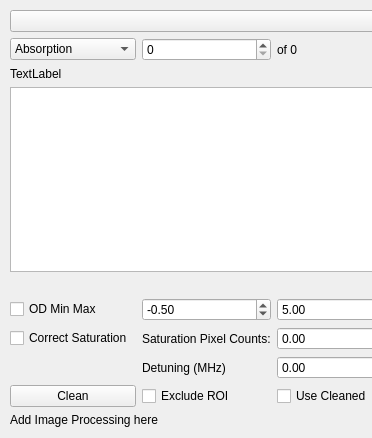
<?xml version="1.0" encoding="UTF-8"?>
<ui version="4.0">
 <author>Shreyas Potnis</author>
 <class>ImageBrowser</class>
 <widget class="QWidget" name="ImageBrowser">
  <property name="geometry">
   <rect>
    <x>0</x>
    <y>0</y>
    <width>372</width>
    <height>438</height>
   </rect>
  </property>
  <property name="windowTitle">
   <string>Form</string>
  </property>
  <widget class="QWidget" name="gridLayoutWidget">
   <property name="geometry">
    <rect>
     <x>10</x>
     <y>10</y>
     <width>392</width>
     <height>417</height>
    </rect>
   </property>
   <layout class="QGridLayout" name="gridLayout">
    <item row="10" column="1">
     <widget class="QLabel" name="satPixelCountLabel">
      <property name="text">
       <string>Saturation Pixel Counts:</string>
      </property>
     </widget>
    </item>
    <item row="10" column="0">
     <widget class="QCheckBox" name="correctSaturationCheckBox">
      <property name="text">
       <string>Correct Saturation</string>
      </property>
     </widget>
    </item>
    <item row="4" column="0" colspan="3">
     <widget class="QPlainTextEdit" name="commentTextEdit">
      <property name="toolTip">
       <string>Add Comments to this file.
Add tags using t:. For example t:probe_scan.</string>
      </property>
      <property name="plainText">
       <string/>
      </property>
     </widget>
    </item>
    <item row="11" column="2">
     <widget class="QDoubleSpinBox" name="detuningSpin"/>
    </item>
    <item row="6" column="2">
     <widget class="QDoubleSpinBox" name="odMaxSpin">
      <property name="toolTip">
       <string>Any pixel with OD greater than this will be set to this.</string>
      </property>
      <property name="minimum">
       <double>-10.000000000000000</double>
      </property>
      <property name="value">
       <double>5.000000000000000</double>
      </property>
     </widget>
    </item>
    <item row="13" column="0" colspan="3">
     <widget class="QLabel" name="label">
      <property name="text">
       <string>Add Image Processing here</string>
      </property>
     </widget>
    </item>
    <item row="2" column="1">
     <widget class="QSpinBox" name="imageIndexSpin">
      <property name="toolTip">
       <string>Jump to a given index</string>
      </property>
     </widget>
    </item>
    <item row="2" column="2">
     <widget class="QLabel" name="maxImageIndexLabel">
      <property name="toolTip">
       <string>maximum value of index. Index starts from 0</string>
      </property>
      <property name="text">
       <string>of 0</string>
      </property>
     </widget>
    </item>
    <item row="2" column="0">
     <widget class="QComboBox" name="imageTypeCombo">
      <property name="toolTip">
       <string>Select image type</string>
      </property>
      <item>
       <property name="text">
        <string>Absorption</string>
       </property>
      </item>
      <item>
       <property name="text">
        <string>Reference</string>
       </property>
      </item>
      <item>
       <property name="text">
        <string>Divided</string>
       </property>
      </item>
      <item>
       <property name="text">
        <string>Dark</string>
       </property>
      </item>
     </widget>
    </item>
    <item row="0" column="0" colspan="3">
     <widget class="QComboBox" name="imageListCombo">
      <property name="toolTip">
       <string>Select file to view from list</string>
      </property>
     </widget>
    </item>
    <item row="6" column="1">
     <widget class="QDoubleSpinBox" name="odMinSpin">
      <property name="toolTip">
       <string>Any pixel with OD less than this will be set to this.</string>
      </property>
      <property name="minimum">
       <double>-10.000000000000000</double>
      </property>
      <property name="value">
       <double>-0.500000000000000</double>
      </property>
     </widget>
    </item>
    <item row="10" column="2">
     <widget class="QDoubleSpinBox" name="satPixCountsSpin"/>
    </item>
    <item row="11" column="1">
     <widget class="QLabel" name="detuningLabel">
      <property name="text">
       <string>Detuning (MHz)</string>
      </property>
     </widget>
    </item>
    <item row="5" column="0" colspan="3">
     <spacer name="horizontalSpacer">
      <property name="orientation">
       <enum>Qt::Horizontal</enum>
      </property>
      <property name="sizeHint" stdset="0">
       <size>
        <width>40</width>
        <height>20</height>
       </size>
      </property>
     </spacer>
    </item>
    <item row="3" column="0" colspan="3">
     <widget class="QLabel" name="fileDateTime">
      <property name="toolTip">
       <string>Modified time for the absorption image</string>
      </property>
      <property name="text">
       <string>TextLabel</string>
      </property>
     </widget>
    </item>
    <item row="6" column="0">
     <widget class="QCheckBox" name="odMinMaxCheck">
      <property name="text">
       <string>OD Min Max</string>
      </property>
     </widget>
    </item>
    <item row="12" column="0">
     <widget class="QPushButton" name="pushClean">
      <property name="text">
       <string>Clean</string>
      </property>
     </widget>
    </item>
    <item row="12" column="1">
     <widget class="QCheckBox" name="excludeROICheck">
      <property name="text">
       <string>Exclude ROI</string>
      </property>
     </widget>
    </item>
    <item row="12" column="2">
     <widget class="QCheckBox" name="useCleanedCheck">
      <property name="text">
       <string>Use Cleaned</string>
      </property>
     </widget>
    </item>
   </layout>
  </widget>
 </widget>
 <tabstops>
  <tabstop>imageIndexSpin</tabstop>
  <tabstop>imageTypeCombo</tabstop>
  <tabstop>odMaxSpin</tabstop>
  <tabstop>imageListCombo</tabstop>
  <tabstop>odMinSpin</tabstop>
 </tabstops>
 <resources/>
 <connections>
  <connection>
   <sender>odMinMaxCheck</sender>
   <signal>stateChanged(int)</signal>
   <receiver>ImageBrowser</receiver>
   <slot>odMinMaxStateChanged()</slot>
   <hints>
    <hint type="sourcelabel">
     <x>56</x>
     <y>306</y>
    </hint>
    <hint type="destinationlabel">
     <x>4</x>
     <y>315</y>
    </hint>
   </hints>
  </connection>
  <connection>
   <sender>correctSaturationCheckBox</sender>
   <signal>stateChanged(int)</signal>
   <receiver>ImageBrowser</receiver>
   <slot>correctSaturationStateChanged()</slot>
   <hints>
    <hint type="sourcelabel">
     <x>82</x>
     <y>337</y>
    </hint>
    <hint type="destinationlabel">
     <x>2</x>
     <y>394</y>
    </hint>
   </hints>
  </connection>
  <connection>
   <sender>imageTypeCombo</sender>
   <signal>currentIndexChanged(QString)</signal>
   <receiver>ImageBrowser</receiver>
   <slot>handleImageTypeChanged()</slot>
   <hints>
    <hint type="sourcelabel">
     <x>24</x>
     <y>49</y>
    </hint>
    <hint type="destinationlabel">
     <x>8</x>
     <y>38</y>
    </hint>
   </hints>
  </connection>
  <connection>
   <sender>imageTypeCombo</sender>
   <signal>currentIndexChanged(int)</signal>
   <receiver>ImageBrowser</receiver>
   <slot>populateAndEmitImageInfo()</slot>
   <hints>
    <hint type="sourcelabel">
     <x>47</x>
     <y>50</y>
    </hint>
    <hint type="destinationlabel">
     <x>4</x>
     <y>15</y>
    </hint>
   </hints>
  </connection>
  <connection>
   <sender>odMinMaxCheck</sender>
   <signal>stateChanged(int)</signal>
   <receiver>ImageBrowser</receiver>
   <slot>populateAndEmitImageInfo()</slot>
   <hints>
    <hint type="sourcelabel">
     <x>103</x>
     <y>306</y>
    </hint>
    <hint type="destinationlabel">
     <x>363</x>
     <y>315</y>
    </hint>
   </hints>
  </connection>
  <connection>
   <sender>odMinSpin</sender>
   <signal>valueChanged(double)</signal>
   <receiver>ImageBrowser</receiver>
   <slot>populateAndEmitImageInfo()</slot>
   <hints>
    <hint type="sourcelabel">
     <x>292</x>
     <y>309</y>
    </hint>
    <hint type="destinationlabel">
     <x>369</x>
     <y>280</y>
    </hint>
   </hints>
  </connection>
  <connection>
   <sender>odMaxSpin</sender>
   <signal>valueChanged(double)</signal>
   <receiver>ImageBrowser</receiver>
   <slot>populateAndEmitImageInfo()</slot>
   <hints>
    <hint type="sourcelabel">
     <x>400</x>
     <y>309</y>
    </hint>
    <hint type="destinationlabel">
     <x>366</x>
     <y>221</y>
    </hint>
   </hints>
  </connection>
  <connection>
   <sender>pushClean</sender>
   <signal>clicked(bool)</signal>
   <receiver>ImageBrowser</receiver>
   <slot>handleCleanAction()</slot>
   <hints>
    <hint type="sourcelabel">
     <x>132</x>
     <y>395</y>
    </hint>
    <hint type="destinationlabel">
     <x>7</x>
     <y>357</y>
    </hint>
   </hints>
  </connection>
  <connection>
   <sender>useCleanedCheck</sender>
   <signal>stateChanged(int)</signal>
   <receiver>ImageBrowser</receiver>
   <slot>handleUseCleanedAction()</slot>
   <hints>
    <hint type="sourcelabel">
     <x>324</x>
     <y>389</y>
    </hint>
    <hint type="destinationlabel">
     <x>430</x>
     <y>411</y>
    </hint>
   </hints>
  </connection>
  <connection>
   <sender>excludeROICheck</sender>
   <signal>clicked(bool)</signal>
   <receiver>ImageBrowser</receiver>
   <slot>handleUseRoiWhileCleaningAction()</slot>
   <hints>
    <hint type="sourcelabel">
     <x>188</x>
     <y>386</y>
    </hint>
    <hint type="destinationlabel">
     <x>6</x>
     <y>268</y>
    </hint>
   </hints>
  </connection>
 </connections>
 <slots>
  <slot>odMinMaxStateChanged()</slot>
  <slot>correctSaturationStateChanged()</slot>
  <slot>handleImageTypeChanged()</slot>
  <slot>populateAndEmitImageInfo()</slot>
  <slot>handleCleanAction()</slot>
  <slot>handleUseCleanedAction()</slot>
  <slot>handleUseRoiWhileCleaningAction()</slot>
 </slots>
</ui>
